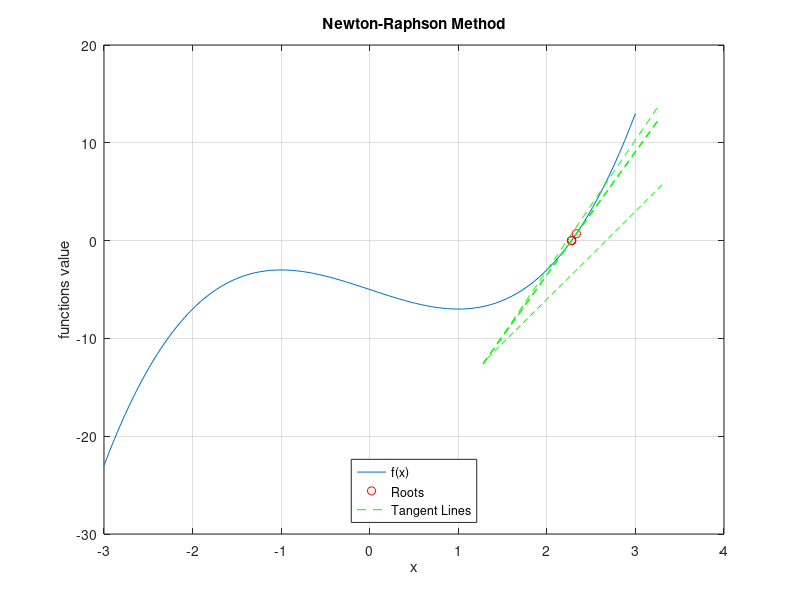

The MATLAB source for this figure:
function retval = task_104 ()


function [y, dy] = f(x)
    y = x.^3 - 3*x - 5;
    dy = 3*x.^2 - 3;
end


x0 = 2;
tolerance = 1e-6;

roots = [];
tangent_lines = [];
iterations = 0;

while true
    [y, dy] = f(x0);
    x1 = x0 - y / dy;
    roots = [roots; x1];
    tangent_lines = [tangent_lines; [x0, y, dy]];

    if abs(x1 - x0) < tolerance
        break;
    end

    x0 = x1;
    iterations = iterations + 1;
end

fprintf('%d iterations need: %f\n', iterations, roots(end));


x = linspace(-3, 3, 100);
[y, dy] = f(x);

figure;
plot(x, y);
hold on;
plot(roots, f(roots), 'ro');
for i = 1:length(roots)
    x_tangent = roots(i) - 1:0.01:roots(i) + 1;
    y_tangent = tangent_lines(i, 2) + tangent_lines(i, 3) * (x_tangent - roots(i));
    plot(x_tangent, y_tangent, 'g--');
end
xlabel('x');
ylabel('functions value');
title('Newton-Raphson Method');
legend('f(x)', 'Roots', 'Tangent Lines');
legend('Location','south')
grid on;


endfunction
